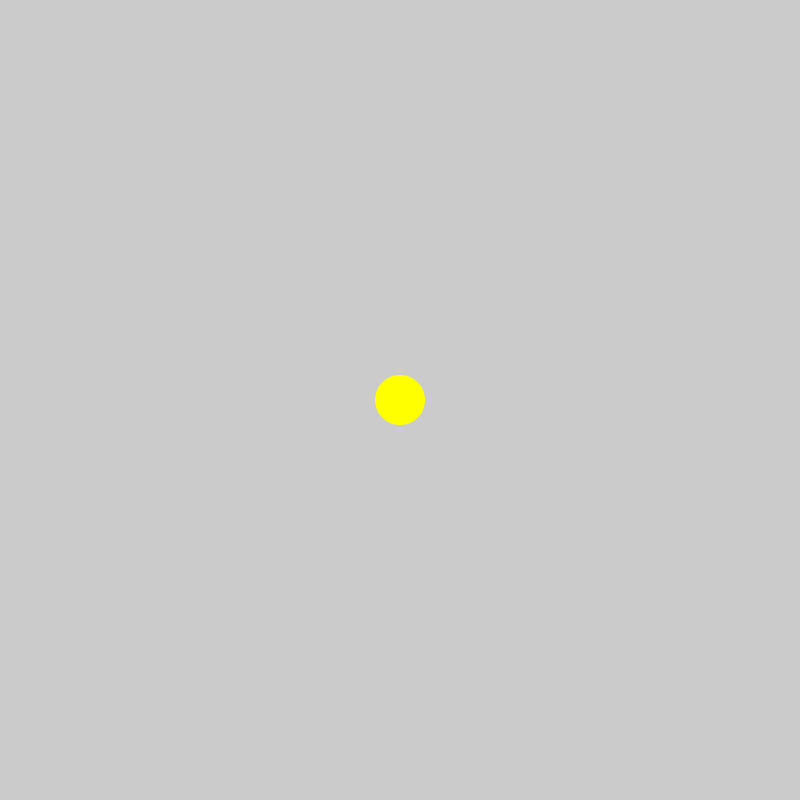
Frame 1 (no input)
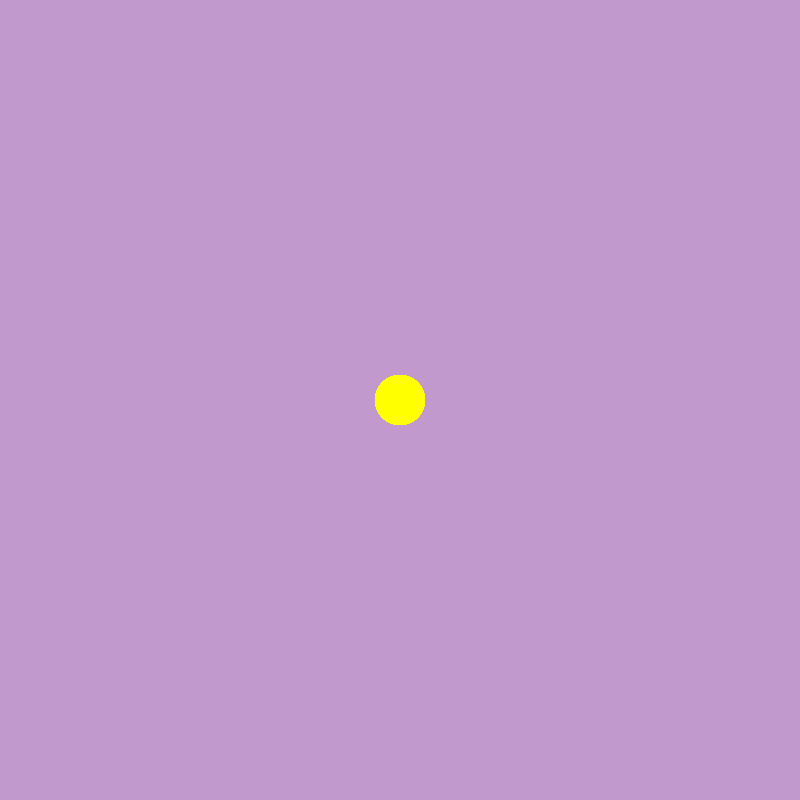
Frame 60 (the mouse pressed at the canvas centre just before this capture)
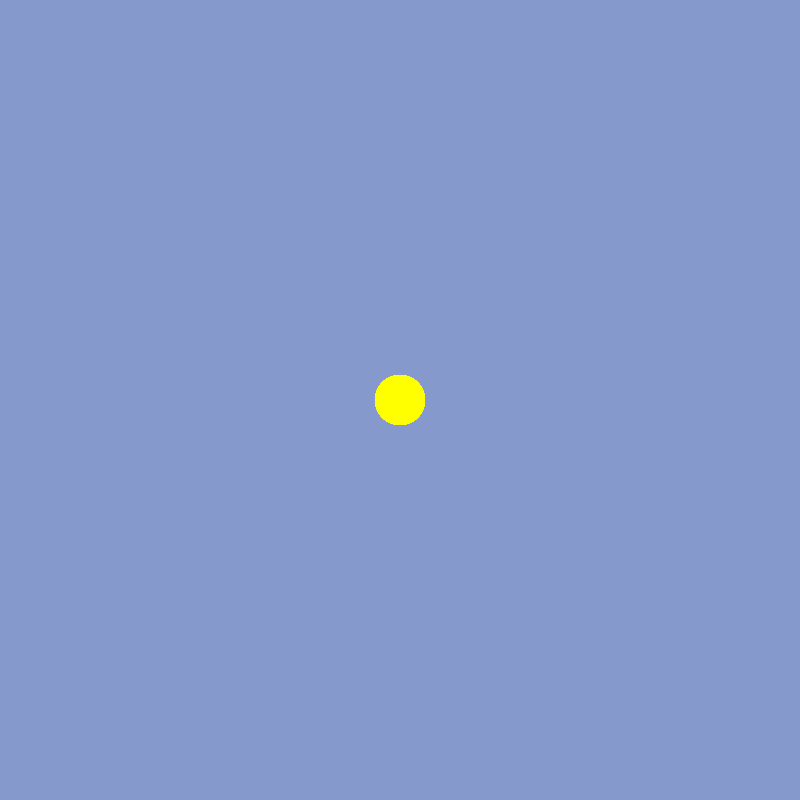
Frame 120 (the mouse held since frame 60 and released just before this capture)

The Processing sketch that drew these frames (run headless with seeded random() and noise(); from frame 60 on, the mouse is pressed at the canvas centre):

// Processing sketch: s0805Ronda
// ── s0805Ronda.pde
// UDD - Diseño Digital - Expresión Digital II
// versus 1.0
/*
rondas de ejercicios con aumento de complejidad:
 1ra ronda pasan 6
 2da ronda pasan 2 de los restantes
 3ra ronda pasan 4 de los 8
 4ta ronda pasan 2 de los 4
 5ta ronda pasa 1 de los 2
 */

/* 5ta ronda: 
 ellipse que inicia en el centro 
 ellipse que elige 1 entre 4 direcciones desde el centro del canvas
 al llegar a uno de los extremos vuvle al centro y elige otra dirección
 deja estela y cambia fondo
 
 pista: 
 frameCount
 int r = (int) random(n); devuelve un int
 */

float x, y, choice;
float velx, vely, speedx, speedy;

void setup() {
  size(800, 800);
  smooth();
  noStroke();
  velx = 0;
  vely = 0;
  speedx = 0;
  speedy = 0;



  x = width/2;
  y = height/2;
  choice = 10;
}

void draw() {
  velx += speedx;
  x += velx;
  vely += speedy;
  y += vely;  
  
  fill(255 - frameCount * 2.5, 0 + frameCount * 2.5, 255, 1);
  rect(0, 0, width, height);
  
  fill(255, 255, 0);
  ellipse(x, y, 50, 50);

  if (choice == 1) {
    speedx += 0.005;
  }
  if (choice == 2) {
    speedx -= 0.005;
  }
  if (choice == 3) {
    speedy += 0.005;
  }
  if (choice == 0) {
    speedy -= 0.005;
  }

  if (x > width) {
    x = width/2;
    y = height/2;
    velx = 0;
    vely = 0;
    speedx = 0;
    speedy = 0;
    choice = (int)random(4);
    frameCount = 0;
  }
  if (x < 0) {
    x = width/2;
    y = height/2;
    velx = 0;
    vely = 0;
    speedx = 0;
    speedy = 0;
    choice = (int)random(4);
    frameCount = 0;
  }
  if (y > height) {
    x = width/2;
    y = height/2;
    velx = 0;
    vely = 0;
    speedx = 0;
    speedy = 0;
    choice = (int)random(4);
    frameCount = 0;
  }
  if (y < 0) {
    x = width/2;
    y = height/2;
    velx = 0;
    vely = 0;
    speedx = 0;
    speedy = 0;
    choice = (int)random(4);
    frameCount = 0;
  }
  println(frameCount);
}

void keyPressed() {
  if (key == ' ') {
    choice = (int)random(4);
    frameCount = 0;
  }
}
